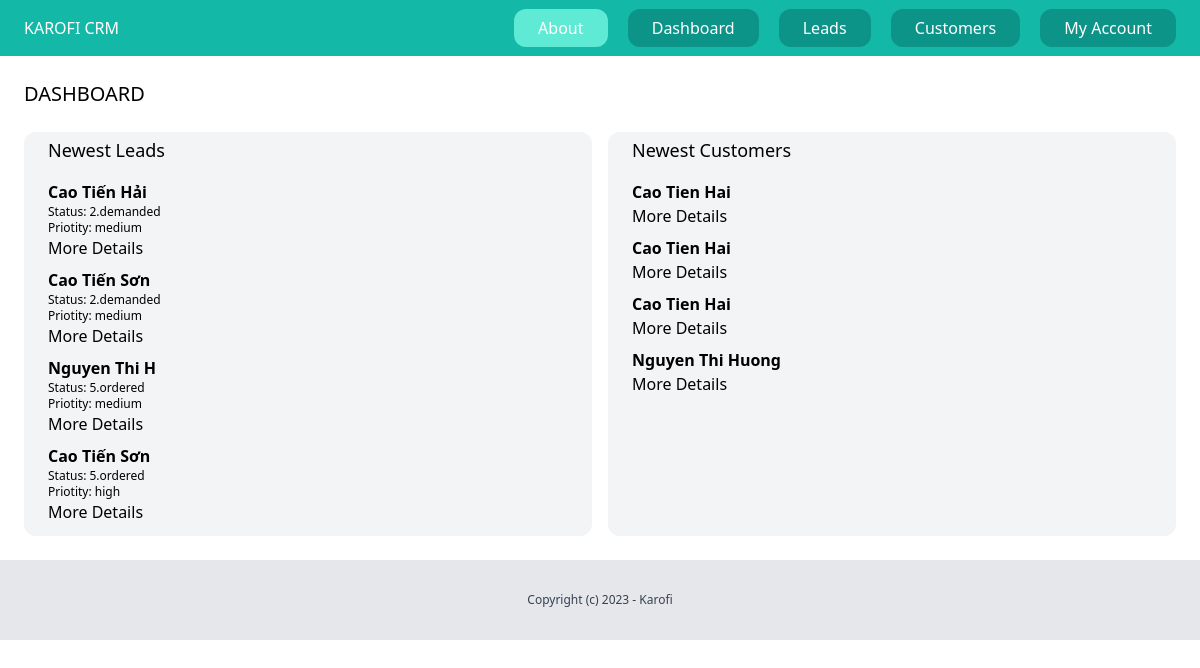
The page /dashboard/ (signed in) on the database its author committed.
### lead/models.py (models this page shows, shortened)
class Lead(models.Model):
    LOW = 'low'
    MEDIUM = 'medium'
    HIGH = 'high'
    CHOICE_PRIORITY = ((LOW, 'low'),(MEDIUM, 'medium'),(HIGH, 'high'),)
    FOLLOW = '1.follow-up'
    DEMANDED = '2.demanded'
    OFFERED = '3.offered'
    DEALING = '4.dealing'
    ORDERED = '5.ordered'
    LOST = '6.lost'
    CHOICE_STATUS = ((FOLLOW, '1.follow-up'),
                     (DEMANDED, '2.demanded'),
                     (OFFERED, '3.offered'),
                     (DEALING, '4.dealing'),
                     (ORDERED, '5.ordered'),
                     (LOST, '6.lost'),)
    team = models.ForeignKey(Team, related_name='leads', on_delete=models.CASCADE)
    contact_name = models.CharField(max_length=50)
    company_name = models.CharField(max_length=70)
    address = models.CharField(max_length=100,blank=True,null=True)
    country = models.CharField(max_length=30,blank=True,null=True)
    phone = models.CharField(max_length=50,blank=True,null=True)
    email = models.EmailField(blank=True,null=True)
    profile = models.TextField(blank=True,null=True)
    priority = models.CharField(max_length=10,choices=CHOICE_PRIORITY,default=MEDIUM)
    status = models.CharField(max_length=14,choices=CHOICE_STATUS,default=DEMANDED)
    converted_to_client = models.BooleanField(default=False)
    created_by = models.ForeignKey(User, related_name='leads',on_delete=models.CASCADE)
    created_at = models.DateTimeField(auto_now_add=True)
    modify_at = models.DateTimeField(auto_now=True)
    class Meta:
        ordering = ('contact_name',)

### client/models.py (models this page shows, shortened)
class Client(models.Model):
    team = models.ForeignKey(Team, related_name='clients', on_delete=models.CASCADE)
    contact_name = models.CharField(max_length=50)
    company_name = models.CharField(max_length=70)
    address = models.CharField(max_length=100,blank=True,null=True)
    country = models.CharField(max_length=30)
    phone = models.CharField(max_length=50,blank=True,null=True)
    email = models.EmailField(blank=True,null=True)
    profile = models.TextField(blank=True,null=True)
    created_by = models.ForeignKey(User, related_name='clients',on_delete=models.CASCADE)
    created_at = models.DateTimeField(auto_now_add=True)
    modify_at = models.DateTimeField(auto_now=True)
    class Meta:
        ordering = ('contact_name',)

### dashboard/views.py (the view)
# urls.py: path('',views.dashboard, name='index')
@login_required
def dashboard(request):
    team = Team.objects.filter(created_by=request.user)[0]
    leads = Lead.objects.filter(team=team, converted_to_client = False).order_by('-created_at')[0:5]
    clients = Client.objects.filter(team=team).order_by('-created_at')[0:5]
    return render(request,'dashboard/dashboard.html',{
        'leads': leads,
        'clients': clients,
    })

### dashboard/templates/dashboard/dashboard.html (shortened to what this page needs)
{% extends 'crm/base.html' %}
{% block content %}
<div class = 'py-6 px-6'>
    <h1 class='mb-6 text-xl'>DASHBOARD</h1>
    <div class = 'flex space-x-4'>
        <div class = 'w-1/2 py-1 px-6 bg-gray-100 rounded-xl leads'>
            <h2 class ='mb-4 text-lg'>Newest Leads</h2>
            {% for lead in leads %}
                <div class='mb-2 lead'>
                    <h3 class='font-semibold'>{{ lead.contact_name }}</h3>
                    <p class = 'text-xs'>Status: {{ lead.get_status_display }}</p>
                    <p class = 'text-xs'>Priotity: {{ lead.get_priority_display }}</p>
                    <a href="{% url 'leads:detail' lead.pk %}">More Details</a>
                </div>
            {% endfor %}
        </div>
        <div class = 'w-1/2 py-1 px-6 bg-gray-100 rounded-xl clients'>
            <h2 class = 'mb-4 text-lg'>Newest Customers</h2>
            {% for client in clients %}
                <div class='mb-2 client'>
                    <h3 class='font-semibold'>{{ client.contact_name }}</h3>
                    <a href="{% url 'clients:detail' client.pk %}">More Details</a>
                </div>
            {% endfor %}
        </div>
    </div>
</div>
{%endblock %}

### crm/templates/crm/base.html (shortened to what this page needs)
{% load static %}
<!doctype html>
<html>
<head>
    <link rel="stylesheet" href = "{% static 'main.min.css' %}">
</head>
<body>
    <nav class = "py-4 px-6 flex justify-between bg-teal-500">
        <a href="/" class="text-white">KAROFI CRM</a>
        <div class='space-x-4'>
            <a href="{%url 'about'%}" class="py-2 px-6 bg-teal-300 rounded-xl text-white">About</a>
            {% if request.user.is_authenticated %}
                <a href="{%url 'dashboard:index'%}" class="py-2 px-6 bg-teal-600 rounded-xl text-white">Dashboard</a>
                <a href="{%url 'leads:list'%}" class="py-2 px-6 bg-teal-600 rounded-xl text-white">Leads</a>
                <a href="{%url 'clients:list'%}" class="py-2 px-6 bg-teal-600 rounded-xl text-white">Customers</a>
                <a href="{%url 'userprofile:myaccount'%}" class="py-2 px-6 bg-teal-600 rounded-xl text-white">My Account</a>
            {% else %}
                <a href="{%url 'login'%}" class="py-2 px-6 bg-teal-600 rounded-xl text-white">Log In</a>
                <a href="{%url 'userprofile:signup'%}" class="py-2 px-6 bg-teal-300 rounded-xl text-white">Sign Up</a>
            {% endif %}
        </div>
    </nav>
    {% block content %}{% endblock %}
    <footer class = "py-8 text-center bg-gray-200">
        <p class = "text-xs text-gray-700">Copyright (c) 2023 - Karofi</p>
    </footer>
</body>
</html>

### rows shown on the page
Lead: contact_name "Cao Tiến Hải", status "2.demanded", priority "medium"
Lead: contact_name "Cao Tiến Sơn", status "2.demanded", priority "medium"
Lead: contact_name "Nguyen Thi H", status "5.ordered", priority "medium"
Lead: contact_name "Cao Tiến Sơn", status "5.ordered", priority "high"
Client: contact_name "Cao Tien Hai"
Client: contact_name "Cao Tien Hai"
Client: contact_name "Cao Tien Hai"
Client: contact_name "Nguyen Thi Huong"
